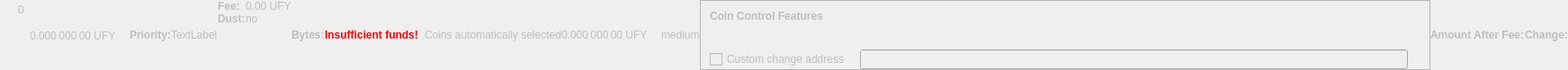
    <widget class="QWidget" name="dummyHideWidget" native="true">
     <property name="enabled">
      <bool>false</bool>
     </property>
     <property name="maximumSize">
      <size>
       <width>100</width>
       <height>22</height>
      </size>
     </property>
     <layout class="QHBoxLayout" name="dummyHideLayout">
      <property name="spacing">
       <number>0</number>
      </property>
      <property name="leftMargin">
       <number>0</number>
      </property>
      <property name="topMargin">
       <number>0</number>
      </property>
      <property name="rightMargin">
       <number>0</number>
      </property>
      <property name="bottomMargin">
       <number>0</number>
      </property>
      <item>
       <layout class="QFormLayout" name="formLayoutCoinControl1">
        <property name="horizontalSpacing">
         <number>10</number>
        </property>
        <property name="verticalSpacing">
         <number>14</number>
        </property>
        <property name="leftMargin">
         <number>10</number>
        </property>
        <property name="topMargin">
         <number>4</number>
        </property>
        <property name="rightMargin">
         <number>6</number>
        </property>
        <item row="0" column="1">
         <widget class="QLabel" name="labelCoinControlBytes">
          <property name="cursor">
           <cursorShape>IBeamCursor</cursorShape>
          </property>
          <property name="contextMenuPolicy">
           <enum>Qt::ActionsContextMenu</enum>
          </property>
          <property name="text">
           <string notr="true">0</string>
          </property>
          <property name="textInteractionFlags">
           <set>Qt::LinksAccessibleByMouse|Qt::TextSelectableByKeyboard|Qt::TextSelectableByMouse</set>
          </property>
         </widget>
        </item>
       </layout>
      </item>
      <item>
       <widget class="QLabel" name="labelCoinControlAfterFee">
        <property name="enabled">
         <bool>false</bool>
        </property>
        <property name="sizePolicy">
         <sizepolicy hsizetype="Fixed" vsizetype="Fixed">
          <horstretch>0</horstretch>
          <verstretch>0</verstretch>
         </sizepolicy>
        </property>
        <property name="minimumSize">
         <size>
          <width>111</width>
          <height>12</height>
         </size>
        </property>
        <property name="maximumSize">
         <size>
          <width>111</width>
          <height>12</height>
         </size>
        </property>
        <property name="cursor">
         <cursorShape>IBeamCursor</cursorShape>
        </property>
        <property name="contextMenuPolicy">
         <enum>Qt::ActionsContextMenu</enum>
        </property>
        <property name="text">
         <string notr="true">0.000 000 00 UFY</string>
        </property>
        <property name="textInteractionFlags">
         <set>Qt::LinksAccessibleByMouse|Qt::TextSelectableByKeyboard|Qt::TextSelectableByMouse</set>
        </property>
       </widget>
      </item>
      <item>
       <widget class="QLabel" name="labelCoinControlPriorityText">
        <property name="enabled">
         <bool>false</bool>
        </property>
        <property name="font">
         <font>
          <weight>75</weight>
          <bold>true</bold>
         </font>
        </property>
        <property name="text">
         <string>Priority:</string>
        </property>
       </widget>
      </item>
      <item>
       <layout class="QHBoxLayout" name="horizontalLayout">
        <item>
         <widget class="QLabel" name="WarningLabel">
          <property name="text">
           <string>TextLabel</string>
          </property>
         </widget>
        </item>
       </layout>
      </item>
      <item>
       <layout class="QFormLayout" name="formLayoutCoinControl3">
        <property name="horizontalSpacing">
         <number>0</number>
        </property>
        <property name="verticalSpacing">
         <number>0</number>
        </property>
        <property name="leftMargin">
         <number>0</number>
        </property>
        <property name="topMargin">
         <number>0</number>
        </property>
        <property name="rightMargin">
         <number>0</number>
        </property>
        <item row="0" column="0">
         <widget class="QLabel" name="labelCoinControlFeeText">
          <property name="enabled">
           <bool>false</bool>
          </property>
          <property name="font">
           <font>
            <weight>75</weight>
            <bold>true</bold>
           </font>
          </property>
          <property name="text">
           <string>Fee:</string>
          </property>
          <property name="margin">
           <number>0</number>
          </property>
         </widget>
        </item>
        <item row="0" column="1">
         <widget class="QLabel" name="labelCoinControlFee">
          <property name="enabled">
           <bool>false</bool>
          </property>
          <property name="cursor">
           <cursorShape>IBeamCursor</cursorShape>
          </property>
          <property name="contextMenuPolicy">
           <enum>Qt::ActionsContextMenu</enum>
          </property>
          <property name="text">
           <string notr="true">0.00 UFY</string>
          </property>
          <property name="textInteractionFlags">
           <set>Qt::LinksAccessibleByMouse|Qt::TextSelectableByKeyboard|Qt::TextSelectableByMouse</set>
          </property>
         </widget>
        </item>
        <item row="1" column="0">
         <widget class="QLabel" name="labelCoinControlLowOutputText">
          <property name="enabled">
           <bool>false</bool>
          </property>
          <property name="font">
           <font>
            <weight>75</weight>
            <bold>true</bold>
           </font>
          </property>
          <property name="text">
           <string>Dust:</string>
          </property>
         </widget>
        </item>
        <item row="1" column="1">
         <widget class="QLabel" name="labelCoinControlLowOutput">
          <property name="enabled">
           <bool>false</bool>
          </property>
          <property name="cursor">
           <cursorShape>IBeamCursor</cursorShape>
          </property>
          <property name="contextMenuPolicy">
           <enum>Qt::ActionsContextMenu</enum>
          </property>
          <property name="text">
           <string>no</string>
          </property>
          <property name="textInteractionFlags">
           <set>Qt::LinksAccessibleByMouse|Qt::TextSelectableByKeyboard|Qt::TextSelectableByMouse</set>
          </property>
         </widget>
        </item>
       </layout>
      </item>
      <item>
       <widget class="QLabel" name="labelCoinControlBytesText">
        <property name="enabled">
         <bool>false</bool>
        </property>
        <property name="font">
         <font>
          <weight>75</weight>
          <bold>true</bold>
         </font>
        </property>
        <property name="text">
         <string>Bytes:</string>
        </property>
       </widget>
      </item>
      <item>
       <layout class="QFormLayout" name="formLayoutCoinControl2">
        <property name="horizontalSpacing">
         <number>0</number>
        </property>
        <property name="verticalSpacing">
         <number>0</number>
        </property>
        <property name="leftMargin">
         <number>0</number>
        </property>
        <property name="topMargin">
         <number>0</number>
        </property>
        <property name="rightMargin">
         <number>0</number>
        </property>
       </layout>
      </item>
      <item>
       <layout class="QHBoxLayout" name="horizontalLayoutCoinControl2">
        <property name="spacing">
         <number>0</number>
        </property>
        <property name="bottomMargin">
         <number>0</number>
        </property>
       </layout>
      </item>
      <item>
       <widget class="QLabel" name="labelCoinControlInsuffFunds">
        <property name="enabled">
         <bool>false</bool>
        </property>
        <property name="minimumSize">
         <size>
          <width>0</width>
          <height>0</height>
         </size>
        </property>
        <property name="font">
         <font>
          <weight>75</weight>
          <bold>true</bold>
         </font>
        </property>
        <property name="styleSheet">
         <string notr="true">color:red;font-weight:bold;</string>
        </property>
        <property name="text">
         <string>Insufficient funds!</string>
        </property>
        <property name="margin">
         <number>5</number>
        </property>
       </widget>
      </item>
      <item>
       <layout class="QFormLayout" name="formLayoutCoinControl4">
        <property name="horizontalSpacing">
         <number>0</number>
        </property>
        <property name="verticalSpacing">
         <number>0</number>
        </property>
        <property name="leftMargin">
         <number>0</number>
        </property>
        <property name="topMargin">
         <number>0</number>
        </property>
        <property name="rightMargin">
         <number>0</number>
        </property>
       </layout>
      </item>
      <item>
       <widget class="QLabel" name="labelCoinControlChangeLabel">
        <property name="enabled">
         <bool>false</bool>
        </property>
        <property name="sizePolicy">
         <sizepolicy hsizetype="Preferred" vsizetype="Expanding">
          <horstretch>0</horstretch>
          <verstretch>0</verstretch>
         </sizepolicy>
        </property>
        <property name="minimumSize">
         <size>
          <width>0</width>
          <height>0</height>
         </size>
        </property>
        <property name="text">
         <string/>
        </property>
        <property name="margin">
         <number>3</number>
        </property>
       </widget>
      </item>
      <item>
       <widget class="QLabel" name="labelCoinControlAutomaticallySelected">
        <property name="enabled">
         <bool>false</bool>
        </property>
        <property name="sizePolicy">
         <sizepolicy hsizetype="Fixed" vsizetype="Fixed">
          <horstretch>0</horstretch>
          <verstretch>0</verstretch>
         </sizepolicy>
        </property>
        <property name="minimumSize">
         <size>
          <width>0</width>
          <height>0</height>
         </size>
        </property>
        <property name="maximumSize">
         <size>
          <width>240</width>
          <height>16777215</height>
         </size>
        </property>
        <property name="text">
         <string>Coins automatically selected</string>
        </property>
        <property name="margin">
         <number>5</number>
        </property>
       </widget>
      </item>
      <item>
       <widget class="QLabel" name="labelCoinControlChange">
        <property name="enabled">
         <bool>false</bool>
        </property>
        <property name="sizePolicy">
         <sizepolicy hsizetype="Fixed" vsizetype="Fixed">
          <horstretch>0</horstretch>
          <verstretch>0</verstretch>
         </sizepolicy>
        </property>
        <property name="minimumSize">
         <size>
          <width>111</width>
          <height>0</height>
         </size>
        </property>
        <property name="maximumSize">
         <size>
          <width>111</width>
          <height>16777215</height>
         </size>
        </property>
        <property name="cursor">
         <cursorShape>IBeamCursor</cursorShape>
        </property>
        <property name="contextMenuPolicy">
         <enum>Qt::ActionsContextMenu</enum>
        </property>
        <property name="text">
         <string notr="true">0.000 000 00 UFY</string>
        </property>
        <property name="textInteractionFlags">
         <set>Qt::LinksAccessibleByMouse|Qt::TextSelectableByKeyboard|Qt::TextSelectableByMouse</set>
        </property>
       </widget>
      </item>
      <item>
       <widget class="QLabel" name="labelCoinControlPriority">
        <property name="enabled">
         <bool>false</bool>
        </property>
        <property name="cursor">
         <cursorShape>IBeamCursor</cursorShape>
        </property>
        <property name="contextMenuPolicy">
         <enum>Qt::ActionsContextMenu</enum>
        </property>
        <property name="text">
         <string>medium</string>
        </property>
        <property name="textInteractionFlags">
         <set>Qt::LinksAccessibleByMouse|Qt::TextSelectableByKeyboard|Qt::TextSelectableByMouse</set>
        </property>
       </widget>
      </item>
      <item>
       <widget class="QFrame" name="frameCoinControl">
        <property name="sizePolicy">
         <sizepolicy hsizetype="Expanding" vsizetype="Expanding">
          <horstretch>0</horstretch>
          <verstretch>0</verstretch>
         </sizepolicy>
        </property>
        <property name="maximumSize">
         <size>
          <width>16777215</width>
          <height>16777215</height>
         </size>
        </property>
        <property name="frameShape">
         <enum>QFrame::StyledPanel</enum>
        </property>
        <property name="frameShadow">
         <enum>QFrame::Sunken</enum>
        </property>
        <layout class="QVBoxLayout" name="verticalLayoutCoinControl2_2">
         <property name="spacing">
          <number>0</number>
         </property>
         <property name="leftMargin">
          <number>0</number>
         </property>
         <property name="topMargin">
          <number>0</number>
         </property>
         <property name="rightMargin">
          <number>0</number>
         </property>
         <property name="bottomMargin">
          <number>0</number>
         </property>
         <item>
          <layout class="QVBoxLayout" name="verticalLayoutCoinControl" stretch="0,0,0,1">
           <property name="spacing">
            <number>0</number>
           </property>
           <property name="leftMargin">
            <number>10</number>
           </property>
           <property name="topMargin">
            <number>10</number>
           </property>
           <item>
            <layout class="QHBoxLayout" name="horizontalLayoutCoinControl1">
             <property name="bottomMargin">
              <number>15</number>
             </property>
             <item>
              <widget class="QLabel" name="labelCoinControlFeatures">
               <property name="enabled">
                <bool>false</bool>
               </property>
               <property name="sizePolicy">
                <sizepolicy hsizetype="Preferred" vsizetype="Maximum">
                 <horstretch>0</horstretch>
                 <verstretch>0</verstretch>
                </sizepolicy>
               </property>
               <property name="font">
                <font>
                 <weight>75</weight>
                 <bold>true</bold>
                </font>
               </property>
               <property name="styleSheet">
                <string notr="true">font-weight:bold;</string>
               </property>
               <property name="text">
                <string>Coin Control Features</string>
               </property>
              </widget>
             </item>
            </layout>
           </item>
           <item>
            <widget class="QWidget" name="widgetCoinControl" native="true">
             <property name="sizePolicy">
              <sizepolicy hsizetype="Preferred" vsizetype="Preferred">
               <horstretch>0</horstretch>
               <verstretch>0</verstretch>
              </sizepolicy>
             </property>
             <property name="minimumSize">
              <size>
               <width>0</width>
               <height>0</height>
              </size>
             </property>
             <property name="styleSheet">
              <string notr="true"/>
             </property>
             <layout class="QHBoxLayout" name="horizontalLayoutCoinControl5_2">
              <property name="leftMargin">
               <number>0</number>
              </property>
              <property name="topMargin">
               <number>0</number>
              </property>
              <property name="rightMargin">
               <number>0</number>
              </property>
              <property name="bottomMargin">
               <number>0</number>
              </property>
              <item>
               <layout class="QHBoxLayout" name="horizontalLayoutCoinControl3">
                <property name="spacing">
                 <number>20</number>
                </property>
                <property name="topMargin">
                 <number>0</number>
                </property>
                <property name="bottomMargin">
                 <number>10</number>
                </property>
               </layout>
              </item>
             </layout>
            </widget>
           </item>
           <item>
            <layout class="QHBoxLayout" name="horizontalLayoutCoinControl4" stretch="0,0,0">
             <property name="spacing">
              <number>12</number>
             </property>
             <property name="sizeConstraint">
              <enum>QLayout::SetDefaultConstraint</enum>
             </property>
             <property name="topMargin">
              <number>5</number>
             </property>
             <property name="rightMargin">
              <number>5</number>
             </property>
             <item>
              <widget class="QCheckBox" name="checkBoxCoinControlChange">
               <property name="enabled">
                <bool>false</bool>
               </property>
               <property name="toolTip">
                <string>If this is activated, but the change address is empty or invalid, change will be sent to a newly generated address.</string>
               </property>
               <property name="text">
                <string>Custom change address</string>
               </property>
              </widget>
             </item>
             <item>
              <widget class="QValidatedLineEdit" name="lineEditCoinControlChange">
               <property name="enabled">
                <bool>false</bool>
               </property>
               <property name="sizePolicy">
                <sizepolicy hsizetype="Expanding" vsizetype="Fixed">
                 <horstretch>0</horstretch>
                 <verstretch>0</verstretch>
                </sizepolicy>
               </property>
              </widget>
             </item>
             <item>
              <widget class="QLabel" name="labelCoinControlChangeLabel_2">
               <property name="sizePolicy">
                <sizepolicy hsizetype="Preferred" vsizetype="Expanding">
                 <horstretch>0</horstretch>
                 <verstretch>0</verstretch>
                </sizepolicy>
               </property>
               <property name="minimumSize">
                <size>
                 <width>0</width>
                 <height>0</height>
                </size>
               </property>
               <property name="text">
                <string/>
               </property>
               <property name="margin">
                <number>3</number>
               </property>
              </widget>
             </item>
            </layout>
           </item>
           <item>
            <spacer name="verticalSpacerCoinControl">
             <property name="orientation">
              <enum>Qt::Vertical</enum>
             </property>
             <property name="sizeHint" stdset="0">
              <size>
               <width>800</width>
               <height>1</height>
              </size>
             </property>
            </spacer>
           </item>
          </layout>
         </item>
        </layout>
       </widget>
      </item>
      <item>
       <widget class="QLabel" name="labelCoinControlAfterFeeText">
        <property name="enabled">
         <bool>false</bool>
        </property>
        <property name="minimumSize">
         <size>
          <width>0</width>
          <height>0</height>
         </size>
        </property>
        <property name="maximumSize">
         <size>
          <width>16777215</width>
          <height>16777215</height>
         </size>
        </property>
        <property name="font">
         <font>
          <weight>75</weight>
          <bold>true</bold>
         </font>
        </property>
        <property name="text">
         <string>Amount After Fee:</string>
        </property>
        <property name="alignment">
         <set>Qt::AlignLeading|Qt::AlignLeft|Qt::AlignVCenter</set>
        </property>
        <property name="margin">
         <number>0</number>
        </property>
       </widget>
      </item>
      <item>
       <widget class="QLabel" name="labelCoinControlChangeText">
        <property name="enabled">
         <bool>false</bool>
        </property>
        <property name="sizePolicy">
         <sizepolicy hsizetype="Preferred" vsizetype="Preferred">
          <horstretch>0</horstretch>
          <verstretch>0</verstretch>
         </sizepolicy>
        </property>
        <property name="minimumSize">
         <size>
          <width>0</width>
          <height>0</height>
         </size>
        </property>
        <property name="maximumSize">
         <size>
          <width>16777215</width>
          <height>16777215</height>
         </size>
        </property>
        <property name="font">
         <font>
          <weight>75</weight>
          <bold>true</bold>
         </font>
        </property>
        <property name="text">
         <string>Change:</string>
        </property>
        <property name="alignment">
         <set>Qt::AlignLeading|Qt::AlignLeft|Qt::AlignVCenter</set>
        </property>
       </widget>
      </item>
     </layout>
    </widget>
